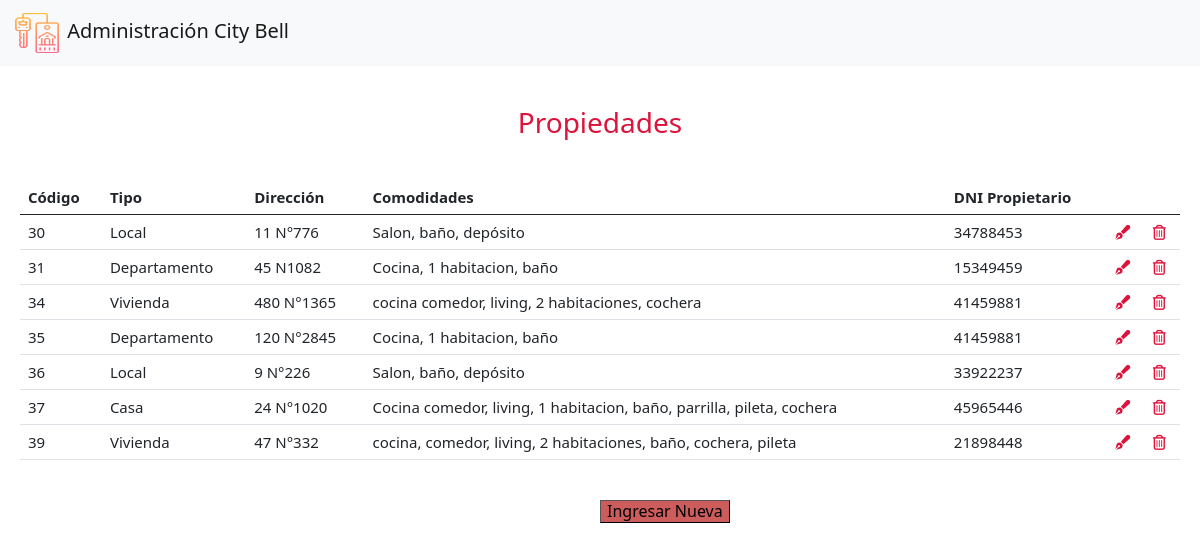
Screenshot of /tabla_propiedad.php with the database file from the repository.
### tables this page shows
CREATE TABLE `Propiedad` (
  `id` int(11) NOT NULL,
  `tipo` varchar(20) NOT NULL,
  `direccion` varchar(100) NOT NULL,
  `comodidades` text NOT NULL,
  `id_propietario` int(20) NOT NULL
);

### tabla_propiedad.php (the view, shortened to what this page needs)
<?php
require 'conexion.php';
include 'nav.php';
?>
<!DOCTYPE html>
<html lang="es">
<head>
    <link rel="stylesheet" href="estilos.css">
    <link href="https://cdn.jsdelivr.net/npm/bootstrap@5.0.2/dist/css/bootstrap.min.css" rel="stylesheet">
</head>
<body>
    <h3  id="title">Propiedades<h3>
<div class= "table-container">
<table class="table">
  <thead>
    <tr>
      <th scope="col">Código</th>
      <th scope="col">Tipo</th>
      <th scope="col">Dirección</th>
      <th scope="col">Comodidades</th>
      <th scope="col">DNI Propietario</th>
      <th></th>
      <th></th>
    </tr>
  </thead>
  <tbody>
		<?php
		$sql= "SELECT * FROM Propiedad";
    $result=mysqli_query($conexion,$sql);
		while($mostrar=mysqli_fetch_array($result)){
		 ?>
		<tr>
      <td><?php echo $mostrar['id'] ?></td>
			<td><?php echo $mostrar['tipo'] ?></td>
			<td><?php echo $mostrar['direccion'] ?></td>
			<td><?php echo $mostrar['comodidades'] ?></td>
      <td><?php echo $mostrar['id_propietario'] ?></td>
      <td><a href="editar_propiedad.php?id=<?php echo $mostrar['id']?>"><i class="fas fa-pen-fancy"></i></a></td>
      <td><a href="eliminar_propiedad.php?id=<?php echo $mostrar['id']?>"><i class="far fa-trash-alt"></i></a></td>
    </tr>
	<?php
	}
	 ?>
  </tbody>
</table>
</div>
<button type="" class="bt" onclick = "location='formu_propiedad.php'">Ingresar Nueva</button>
</body>

### estilos.css (style rules this page uses)
#title { text-align: center; margin-top: 40px; margin-bottom: 40px; font-weight: lighter; color: crimson; }
.table-container { margin: 20px ; }
.table { font-size: 15px; }
.bt { font-size: 12pt ; background-color: indianred !important; border-width: 1px; margin-left: 600px; margin-top: 20px; }
i { color: crimson; }

### rows the page displays
propiedad: id "30", tipo "Local", direccion "11 N°776", comodidades "Salon, baño, depósito", id_propietario "34788453"
propiedad: id "31", tipo "Departamento", direccion "45 N1082", comodidades "Cocina, 1 habitacion, baño", id_propietario "15349459"
propiedad: id "34", tipo "Vivienda", direccion "480 N°1365", comodidades "cocina comedor, living, 2 habitaciones, cochera", id_propietario "41459881"
propiedad: id "35", tipo "Departamento", direccion "120 N°2845", comodidades "Cocina, 1 habitacion, baño", id_propietario "41459881"
propiedad: id "36", tipo "Local", direccion "9 N°226", comodidades "Salon, baño, depósito", id_propietario "33922237"
propiedad: id "37", tipo "Casa", direccion "24 N°1020", comodidades "Cocina comedor, living, 1 habitacion, baño, parrilla, pileta, cochera", id_propietario "45965446"
propiedad: id "39", tipo "Vivienda", direccion "47 N°332", comodidades "cocina, comedor, living, 2 habitaciones, baño, cochera, pileta", id_propietario "21898448"
